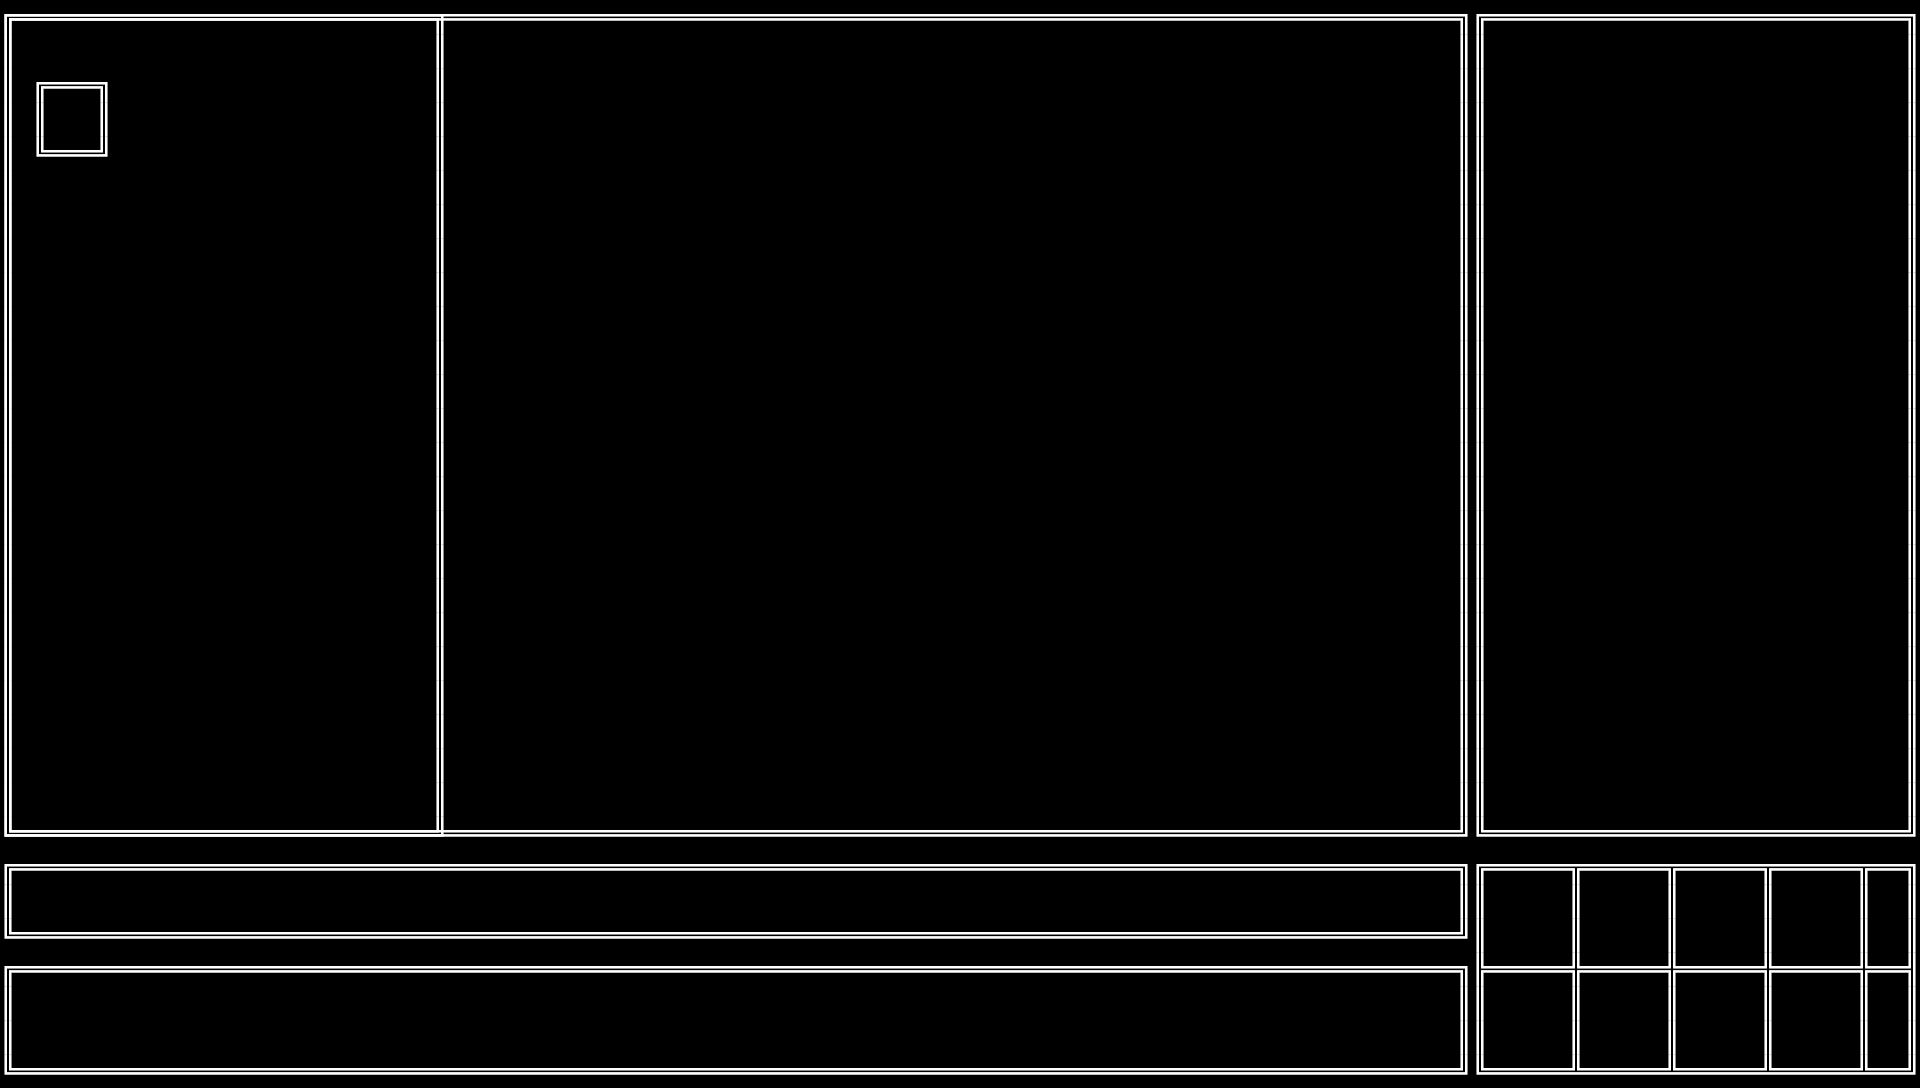

A level layout from a 2D game, rendered from its tile map. Below: a short description, then the map file with tile-grid data replaced by summaries:
An orthogonal 120x32 tile map with 16x34 px tiles, 6 tile layers (Map, Skills, Player, LeftPanel, ...), 9 hidden layers not drawn, 2 tilesets and 114 objects.

<map version="1.5" tiledversion="1.7.2" orientation="orthogonal" renderorder="left-up" width="120" height="32" tilewidth="16" tileheight="34" infinite="0" nextlayerid="18" nextobjectid="176">
 <tileset firstgid="1" name="Consolas" tilewidth="16" tileheight="34" tilecount="1110" columns="37">
  <image source="../Tilesets/Fonts/test/Consolas1_0.png" width="600" height="1024" />
 </tileset>
 <tileset firstgid="1111" name="keyboard_mouse" tilewidth="128" tileheight="128" tilecount="256" columns="16">
  <image source="../Images/Interface/Keys/keyboard-&amp;-mouse_sheet_double.png" width="2048" height="2048" />
 </tileset>
 <layer id="1" name="Map" width="120" height="32">
  <data>[3840 cells, 230 non-empty, 6 distinct tile ids]</data>
 </layer>
 <layer id="6" name="Skills" width="120" height="32">
  <data>[3840 cells, 108 non-empty, 11 distinct tile ids]</data>
 </layer>
 <layer id="4" name="Player" width="120" height="32">
  <data>[3840 cells, 102 non-empty, 6 distinct tile ids]</data>
 </layer>
 <layer id="7" name="LeftPanel" width="120" height="32">
  <data>[3840 cells, 102 non-empty, 6 distinct tile ids]</data>
 </layer>
 <layer id="16" name="Square" width="120" height="32" visible="0">
  <data>[3840 cells, 12 non-empty, 6 distinct tile ids]</data>
 </layer>
 <layer id="17" name="ObjectLine" width="120" height="32">
  <data>[3840 cells, 12 non-empty, 6 distinct tile ids]</data>
 </layer>
 <layer id="3" name="Center" width="120" height="32" visible="0">
  <data>[3840 cells, 230 non-empty, 8 distinct tile ids]</data>
 </layer>
 <layer id="15" name="Center7" width="120" height="32" visible="0">
  <data>[3840 cells, 62 non-empty, 3 distinct tile ids]</data>
 </layer>
 <layer id="14" name="Center6" width="120" height="32" visible="0">
  <data>[3840 cells, 62 non-empty, 3 distinct tile ids]</data>
 </layer>
 <layer id="13" name="Center5" width="120" height="32" visible="0">
  <data>[3840 cells, 62 non-empty, 3 distinct tile ids]</data>
 </layer>
 <layer id="12" name="Center4" width="120" height="32" visible="0">
  <data>[3840 cells, 62 non-empty, 3 distinct tile ids]</data>
 </layer>
 <layer id="11" name="Center3" width="120" height="32" visible="0">
  <data>[3840 cells, 62 non-empty, 3 distinct tile ids]</data>
 </layer>
 <layer id="10" name="Center2" width="120" height="32" visible="0">
  <data>[3840 cells, 62 non-empty, 3 distinct tile ids]</data>
 </layer>
 <layer id="9" name="Center1" width="120" height="32" visible="0">
  <data>[3840 cells, 62 non-empty, 3 distinct tile ids]</data>
 </layer>
 <layer id="5" name="Controls" width="120" height="32">
  <data>[3840 cells, 374 non-empty, 6 distinct tile ids]</data>
 </layer>
 <objectgroup id="2" name="ControlsObjs">
  <object id="1" gid="620" x="0" y="1036" width="16" height="34" />
  <object id="2" gid="604" x="16" y="1036" width="16" height="34" />
  <object id="3" gid="604" x="32" y="1036" width="16" height="34" />
  <object id="4" gid="604" x="48" y="1036" width="16" height="34" />
  <object id="5" gid="604" x="64" y="1036" width="16" height="34" />
  <object id="6" gid="604" x="80" y="1036" width="16" height="34" />
  <object id="7" gid="604" x="96" y="1036" width="16" height="34" />
  <object id="8" gid="604" x="112" y="1036" width="16" height="34" />
  <object id="9" gid="604" x="128" y="1036" width="16" height="34" />
  <object id="10" gid="604" x="144" y="1036" width="16" height="34" />
  <object id="11" gid="604" x="160" y="1036" width="16" height="34" />
  <object id="12" gid="604" x="176" y="1036" width="16" height="34" />
  <object id="13" gid="604" x="192" y="1036" width="16" height="34" />
  <object id="14" gid="604" x="208" y="1036" width="16" height="34" />
  <object id="15" gid="604" x="224" y="1036" width="16" height="34" />
  <object id="16" gid="604" x="240" y="1036" width="16" height="34" />
  <object id="17" gid="604" x="256" y="1036" width="16" height="34" />
  <object id="18" gid="604" x="272" y="1036" width="16" height="34" />
  <object id="19" gid="604" x="288" y="1036" width="16" height="34" />
  <object id="20" gid="604" x="304" y="1036" width="16" height="34" />
  <object id="21" gid="604" x="320" y="1036" width="16" height="34" />
  <object id="22" gid="604" x="336" y="1036" width="16" height="34" />
  <object id="23" gid="604" x="352" y="1036" width="16" height="34" />
  <object id="24" gid="604" x="368" y="1036" width="16" height="34" />
  <object id="25" gid="604" x="384" y="1036" width="16" height="34" />
  <object id="26" gid="604" x="400" y="1036" width="16" height="34" />
  <object id="27" gid="604" x="416" y="1036" width="16" height="34" />
  <object id="28" gid="604" x="432" y="1036" width="16" height="34" />
  <object id="53" gid="604" x="448" y="1036" width="16" height="34" />
  <object id="54" gid="604" x="464" y="1036" width="16" height="34" />
  <object id="55" gid="604" x="480" y="1036" width="16" height="34" />
  <object id="56" gid="604" x="496" y="1036" width="16" height="34" />
  <object id="57" gid="604" x="512" y="1036" width="16" height="34" />
  <object id="58" gid="604" x="528" y="1036" width="16" height="34" />
  <object id="59" gid="604" x="544" y="1036" width="16" height="34" />
  <object id="60" gid="604" x="560" y="1036" width="16" height="34" />
  <object id="61" gid="604" x="576" y="1036" width="16" height="34" />
  <object id="62" gid="604" x="592" y="1036" width="16" height="34" />
  <object id="63" gid="604" x="608" y="1036" width="16" height="34" />
  <object id="64" gid="604" x="624" y="1036" width="16" height="34" />
  <object id="65" gid="604" x="640" y="1036" width="16" height="34" />
  <object id="66" gid="604" x="656" y="1036" width="16" height="34" />
  <object id="67" gid="604" x="672" y="1036" width="16" height="34" />
  <object id="68" gid="604" x="688" y="1036" width="16" height="34" />
  <object id="69" gid="604" x="704" y="1036" width="16" height="34" />
  <object id="70" gid="604" x="720" y="1036" width="16" height="34" />
  <object id="71" gid="604" x="736" y="1036" width="16" height="34" />
  <object id="72" gid="604" x="752" y="1036" width="16" height="34" />
  <object id="73" gid="604" x="768" y="1036" width="16" height="34" />
  <object id="74" gid="604" x="784" y="1036" width="16" height="34" />
  <object id="75" gid="604" x="800" y="1036" width="16" height="34" />
  <object id="76" gid="604" x="816" y="1036" width="16" height="34" />
  <object id="77" gid="604" x="832" y="1036" width="16" height="34" />
  <object id="78" gid="604" x="848" y="1036" width="16" height="34" />
  <object id="79" gid="604" x="864" y="1036" width="16" height="34" />
  <object id="80" gid="604" x="880" y="1036" width="16" height="34" />
  <object id="81" gid="604" x="896" y="1036" width="16" height="34" />
  <object id="82" gid="604" x="912" y="1036" width="16" height="34" />
  <object id="83" gid="604" x="928" y="1036" width="16" height="34" />
  <object id="84" gid="604" x="944" y="1036" width="16" height="34" />
  <object id="85" gid="604" x="960" y="1036" width="16" height="34" />
  <object id="86" gid="604" x="976" y="1036" width="16" height="34" />
  <object id="87" gid="604" x="992" y="1036" width="16" height="34" />
  <object id="88" gid="604" x="1008" y="1036" width="16" height="34" />
  <object id="89" gid="604" x="1024" y="1036" width="16" height="34" />
  <object id="90" gid="604" x="1040" y="1036" width="16" height="34" />
  <object id="91" gid="604" x="1056" y="1036" width="16" height="34" />
  <object id="92" gid="604" x="1072" y="1036" width="16" height="34" />
  <object id="93" gid="604" x="1088" y="1036" width="16" height="34" />
  <object id="94" gid="604" x="1104" y="1036" width="16" height="34" />
  <object id="95" gid="604" x="1120" y="1036" width="16" height="34" />
  <object id="96" gid="604" x="1136" y="1036" width="16" height="34" />
  <object id="97" gid="604" x="1152" y="1036" width="16" height="34" />
  </objectgroup>
</map>
<!-- 41 of 114 objects omitted -->
